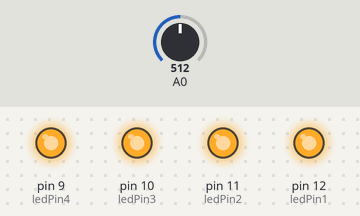
Simulated run of this sketch. Board: Arduino Uno, built with avr-gcc and run on an emulated ATmega328P. Shown: output pins drawn as LEDs (lit = HIGH). The test bench sets the inputs (shaded band); at power-on: A0 = 512.

Above: at 6.2 s.
6.3 s: A0 set to 599
7.8 s: A0 set to 629
At 8.8 s:
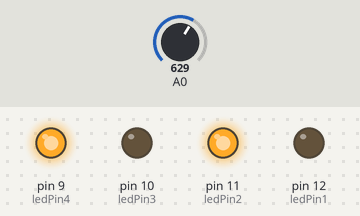
9.3 s: A0 set to 511
At 10.2 s:
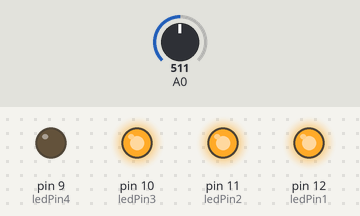
10.8 s: A0 set to 417
12.3 s: A0 set to 390
At 13.4 s:
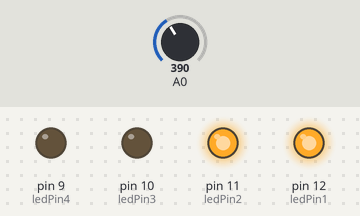
13.8 s: A0 set to 716
At 14.8 s:
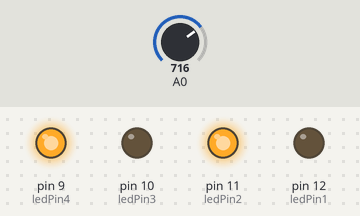
Timing chart, 0 to 16.3 s (numbered marks = the images above; inputs shaded):
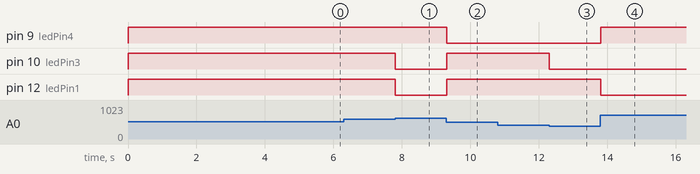

Measured:
- the behaviour switches between 614 and 615 on A0 (found by bisection; images 0 and 1)
- the behaviour switches between 409 and 408 on A0 (found by bisection; images 2 and 3)
- after the input at 6.3 s, every drawn part: stays the same
- after the input at 7.8 s, pin 10 (ledPin3), pin 12 (ledPin1): HIGH → LOW at once
- after the input at 9.3 s, pin 9 (ledPin4): HIGH → LOW at once; pin 10 (ledPin3), pin 12 (ledPin1): LOW → HIGH at once
- after the input at 10.8 s, every drawn part: stays the same
- after the input at 12.3 s, pin 10 (ledPin3): HIGH → LOW at once
- after the input at 13.8 s, pin 9 (ledPin4): LOW → HIGH at once; pin 12 (ledPin1): HIGH → LOW at once

The sketch:

experimento_sensorLuz.ino
```cpp
/*Sensor de luz

Ejemplo de un sensor de luz que enciende, en funcion
de la cantidad de luz que reciba, una serie de leds.

Poca luz, apaga todos los leds
mucha luz, enciende los cuatro

*/

/*
El sensor de luz va conectado a A0 ademas de llevar una resistencia
con ground. En la otra pata va a 5v
*/

const int ledPin1=12;
const int ledPin2=11;
const int ledPin3=10;
const int ledPin4=9;
int sensorValue = 0;
int sensorLow = 100;
int sensorHigh = 0;

void setup(){
  //comenzamos la calibracion. Lo indicamos iluminando todos los leds
  pinMode(ledPin1, OUTPUT);
  digitalWrite(ledPin1, HIGH);
  pinMode(ledPin2, OUTPUT);
  digitalWrite(ledPin2, HIGH);
  pinMode(ledPin3, OUTPUT);
  digitalWrite(ledPin3, HIGH);
  pinMode(ledPin4, OUTPUT);
  digitalWrite(ledPin4, HIGH);

  //calibramos durante 5 segundos
  while (millis() < 5000) {
    sensorValue=analogRead(A0);

    if(sensorValue > sensorHigh) {
      sensorHigh = sensorValue;
    }

    if(sensorValue < sensorLow) {
      sensorLow = sensorValue;
    }
  } //fin del while

  //apagamos las luces
  digitalWrite(ledPin1, LOW);
  digitalWrite(ledPin2, LOW);
  digitalWrite(ledPin3, LOW);
  digitalWrite(ledPin4, LOW);
}

void loop() {
  sensorValue = analogRead(A0);

  int luces=map(sensorValue, sensorLow, sensorHigh, 0, 4);

  switch (luces) {
    case 0:
      digitalWrite(ledPin1, LOW);
      digitalWrite(ledPin2, LOW);
      digitalWrite(ledPin3, LOW);
      digitalWrite(ledPin4, LOW);
      break;
    case 1:
      digitalWrite(ledPin1, HIGH);
      digitalWrite(ledPin2, LOW);
      digitalWrite(ledPin3, LOW);
      digitalWrite(ledPin4, LOW);
      break;
    case 2:
      digitalWrite(ledPin1, HIGH);
      digitalWrite(ledPin2, HIGH);
      digitalWrite(ledPin3, LOW);
      digitalWrite(ledPin4, LOW);
      break;
    case 3:
      digitalWrite(ledPin1, HIGH);
      digitalWrite(ledPin2, HIGH);
      digitalWrite(ledPin3, HIGH);
      digitalWrite(ledPin4, LOW);
      break;
    case 4:
      digitalWrite(ledPin1, HIGH);
      digitalWrite(ledPin2, HIGH);
      digitalWrite(ledPin3, HIGH);
      digitalWrite(ledPin4, HIGH);
      break;
    default:
      digitalWrite(ledPin1, LOW);
      digitalWrite(ledPin2, HIGH);
      digitalWrite(ledPin3, LOW);
      digitalWrite(ledPin4, HIGH);
      break;
  } //fin del case

  delay(10);
}
```
